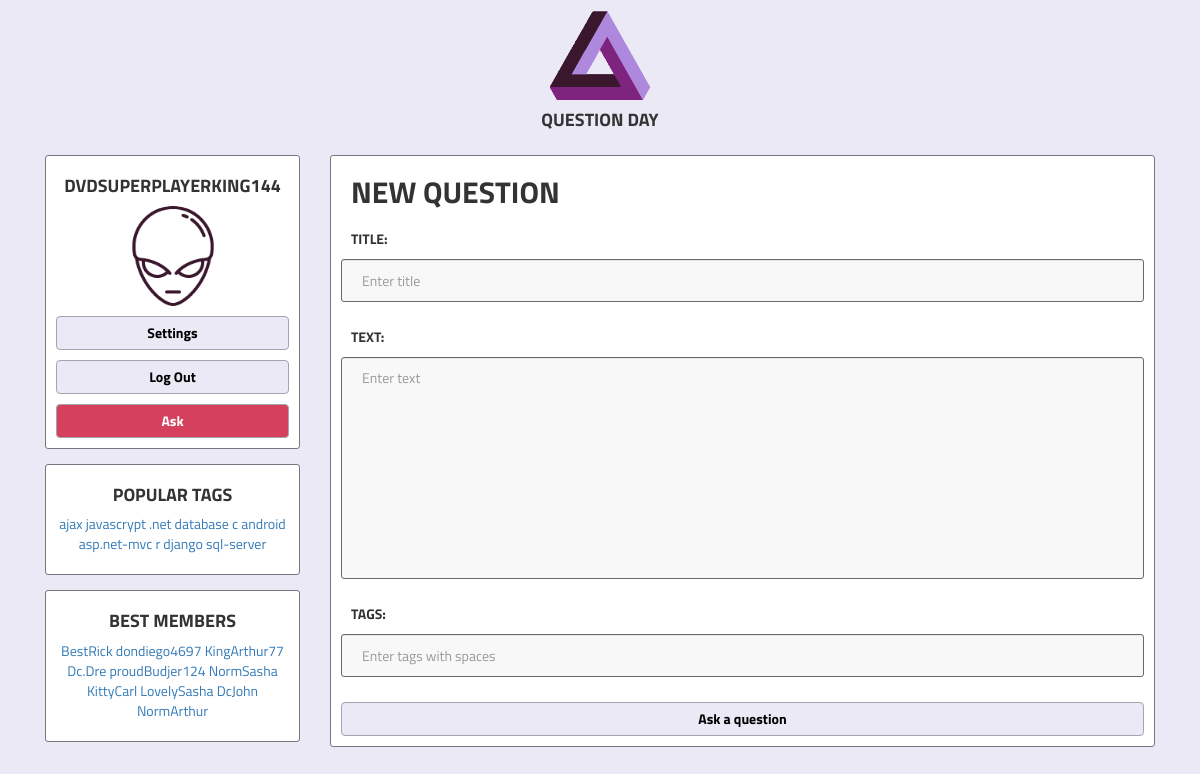
The app's page /ask/ (signed in) with its own data.
### ask/models.py (models this page shows, shortened)
class Profile(models.Model):
    user = models.OneToOneField(User)
    nickname = models.CharField(max_length=255)
    avatar = models.ImageField(upload_to='uploads', null=True, blank=True)
    objects = ProfileManager()
    def __str__(self):
        return "{}".format(self.nickname)

class Tag(models.Model):
    name = models.CharField(max_length=255)
    objects = TagManager()

### ask/views.py (the view)
# urls.py: url(r'^ask/', views.ask, name='ask'),
@login_required(login_url='/login/')
def ask(request):
    popular_tags, popular_users = get_popular()
    if request.method == "POST":
        form = AskForm(request.POST)
        if form.is_valid():
            id = form.save(request.user)
            return HttpResponseRedirect(reverse('question', kwargs={'question_id': id}))
    else:
        form = AskForm()
    return render(request, 'ask.html', {
        'block_title': 'New question',
        'popular_tags': popular_tags,
        'popular_users': popular_users,
        'form': form,
    })

### ask/forms.py (shortened to what this page needs)
class AskForm(forms.Form):
    title = forms.CharField(max_length=100, error_messages={'required': 'Fill title'},
                            widget=forms.TextInput(attrs={
                                'class': 'form-control custom-input-text',
                                'placeholder': 'Enter title'
                            }))
    text = forms.CharField(max_length=1000, error_messages={'required': 'Fill text'},
                           widget=forms.Textarea(attrs={
                               'class': 'form-control custom-textarea-text',
                               'placeholder': 'Enter text',
                               'rows': '10',
                           }))
    tags = forms.CharField(max_length=40, error_messages={'required': 'Fill text'},
                           widget=forms.TextInput(attrs={
                               'class': 'form-control custom-input-text',
                               'placeholder': 'Enter tags with spaces'
                           }))

### ask/models.py (called while the page is built)
    def get_popular_tags(self):
        return self.annotate(Count('question')).order_by('-question__count')[:10]

    def get_popular_users(self):
        return self.annotate(Count('question')).order_by('-question__count')[:10]

### ask/views.py (called while the page is built)
def get_popular():
    return Tag.objects.get_popular_tags(), Profile.objects.get_popular_users()

### templates/ask.html (shortened to what this page needs)
{% extends 'base.html' %}
{% block content %}
    <div class="text-left">
        <h2 class="custom-title-left">New Question</h2>
        <form method="post" action="{% url 'ask' %}">
            {% for field in form %}
                <div class="form-group {% if field.errors %}has-error {% endif %}">
                    <label class="custom-title-left">{{ field.label }}:</label>
                    {{ field }}
                </div>
            {% endfor %}
            <button type="submit" class="btn btn-default custom-button">Ask a question</button>
        </form>
    </div>
{% endblock %}

### templates/base.html (shortened to what this page needs)
<!DOCTYPE html>
<html lang="en">
<head>
    <link rel="stylesheet" href="/src/css/main/styles.css">
    <link rel="stylesheet" href="/src/css/texts/text.css">
    <link rel="stylesheet" href="/src/css/views/buttons.css">
    <link rel="stylesheet" href="/src/css/views/inputs.css">
    <link rel="stylesheet" href="/vendor/bootstrap/bootstrap.min.css">
</head>
<body class="bg-color">
<div class="container">
    <div class="container-fluid text-center margin-bottom">
        <div class="row">
            <div class="col-sm-12">
                <img src="/src/img/logo.png" class="logo-image" width="100" height="100" alt="logo"
                     onclick="location.href='/'">
                <h4 class="custom-title-center">QUESTION DAY</h4>
            </div>
        </div>
        <div class="row">
            <div class="col-sm-3">
		<div data-spy="affix" data-offset-top="139">
                <div class="card">
                        {% if user.is_authenticated %}
                            <div>
                                <h4 class="custom-title-center">{{ user.profile }}</h4>
                                {% if user.profile.avatar != '' %}
                                    <img src="/{{ user.profile.avatar }}" width="100" height="100" class="img-circle"
                                         alt="avatar">
                                {% else %}
                                    <img src="/src/img/default_avatar.png" width="100" height="100" class="img-circle"
                                         alt="avatar">
                                {% endif %}
                                <a href="{% url 'settings' %}" class="btn custom-button" role="button">Settings</a>
                                <a href="{% url 'logout' %}" class="btn custom-button" role="button">Log Out</a>
                                <a href="{% url 'ask' %}" class="btn custom-button custom-button__important"
                                   role="button">Ask</a>
                            </div>
                        {% endif %}
                    </div>
                <div class="card">
                    <h4 class="custom-title-center">Popular Tags</h4>
                    <p class="custom-text-center">
                        {% for tag in popular_tags %}
                                <a href="{% url 'bytag' tag.name %}">{{ tag.name }}</a>
                        {% endfor %}
                    </p>
                </div>
                <div class="card">
                    <h4 class="custom-title-center">Best Members</h4>
                    <p class="custom-text-center">
                        {% for user in popular_users %}
                                <a>{{ user.nickname }}</a>
                        {% endfor %}
                    </p>
                </div>
            </div>
	    </div>
            <div class="col-sm-9">
                <div class="card">
                    {%  block content %} {% endblock %}
                </div>
            </div>
        </div>
    </div>
</div>
</body>
</html>

### static/src/css/main/styles.css (style rules this page uses)
.card { border: 1px solid #787680; border-radius:3px; background-color: white; padding: 10px; margin: 15px 0 0 0; }
.bg-color { background-color: #ebe9f5; }
.margin-bottom { margin-bottom: 10px; }
.logo-image { -webkit-transition: all 1s ease; }
input:required { border: 1px solid red; }
div { word-wrap:break-word; }

### static/src/css/texts/text.css (style rules this page uses)
.custom-title-center { font-family: 'Titillium Web', sans-serif; text-align: center; margin: 10px 0 10px 0; text-transform: uppercase; font-weight: bold; }
.custom-title-left { font-family: 'Titillium Web', sans-serif; text-align: left; margin: 10px 0 10px 10px; text-transform: uppercase; font-weight: bold; }
.custom-text-center { font-family: 'Titillium Web', sans-serif; text-align: center; margin: 10px 0 10px 0; }

### static/src/css/views/buttons.css (style rules this page uses)
.custom-button { font-family: 'Titillium Web', sans-serif; font-size: 100%; width: 100%; padding: 5px; margin: 10px 0 0 0; text-align: center; font-weight: bold !important; background-color: #ebe9f5 !important; border: 1px solid #a5a3af !important; color: black !important; border-radius: 3px; -webkit-transition: all 0.5s ease; }
.custom-button__important { color: white !important; background-color: #d5415c !important; }

### static/src/css/views/inputs.css (style rules this page uses)
INPUT.custom-input-text { background-color: #f8f8f8; font-family: 'Titillium Web', sans-serif; height: 100%; padding: 10px 20px 10px 20px; border: 1px solid #696969; border-radius: 3px; -webkit-transition: all 0.3s ease; }
TEXTAREA.custom-textarea-text { background-color: #f8f8f8; font-family: 'Titillium Web', sans-serif; height: 100%; padding: 10px 20px 10px 20px; border: 1px solid #696969; border-radius: 3px; resize: none; -webkit-transition: all 0.3s ease; }

### records on screen
Tag: name "ajax"
Tag: name "javascrypt"
Tag: name ".net"
Tag: name "database"
Tag: name "c"
Tag: name "android"
Tag: name "asp.net-mvc"
Tag: name "r"
Tag: name "django"
Tag: name "sql-server"
Profile: nickname "BestRick"
Profile: nickname "dondiego4697"
Profile: nickname "KingArthur77"
Profile: nickname "Dc.Dre"
Profile: nickname "proudBudjer124"
Profile: nickname "NormSasha"
Profile: nickname "KittyCarl"
Profile: nickname "LovelySasha"
Profile: nickname "DcJohn"
Profile: nickname "NormArthur"

### other values on screen
{{ user.profile }} "DVDSUPERPLAYERKING144"
{{ field.label }} "TITLE" "TEXT" "TAGS"
